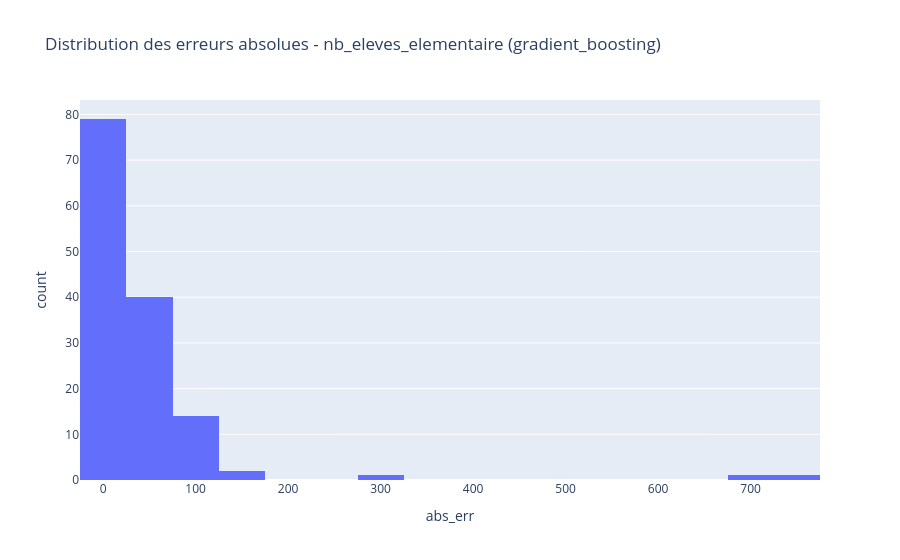

Notebook code cell kept with this figure:
### Code cell
target_focus = 'nb_eleves_elementaire'
winner = results[results['target'] == target_focus].sort_values('r2', ascending=False).iloc[0]['model']

model = get_model_candidates()[winner]
y = df[target_focus].values
X_train, X_test, y_train, y_test = train_test_split(X, y, test_size=0.2, random_state=42)
model.fit(X_train, y_train)
pred = model.predict(X_test)

errors = pd.DataFrame({'y_true': y_test, 'y_pred': pred})
errors['abs_err'] = (errors['y_true'] - errors['y_pred']).abs()

fig_err = px.histogram(errors, x='abs_err', nbins=30, title=f'Distribution des erreurs absolues - {target_focus} ({winner})')
fig_err.show()
errors.describe()

### Figure 1 — Plotly figure (JSON) as saved in the notebook; plotly's stock layout.template omitted (floating-point values rounded to 4 significant figures; data arrays with more than 128 entries replaced by an {"elided": "..."} marker saying what was removed)
{"data": [{"bingroup": "x", "hovertemplate": "abs_err=%{x}<br>count=%{y}<extra></extra>", "legendgroup": "", "marker": {"color": "#636efa", "pattern": {"shape": ""}}, "name": "", "nbinsx": 30, "orientation": "v", "showlegend": false, "type": "histogram", "x": {"elided": "138 float values"}, "xaxis": "x", "yaxis": "y"}], "layout": {"barmode": "relative", "legend": {"tracegroupgap": 0}, "title": {"text": "Distribution des erreurs absolues - nb_eleves_elementaire (gradient_boosting)"}, "xaxis": {"anchor": "y", "domain": [0, 1], "title": {"text": "abs_err"}}, "yaxis": {"anchor": "x", "domain": [0, 1], "title": {"text": "count"}}}}
